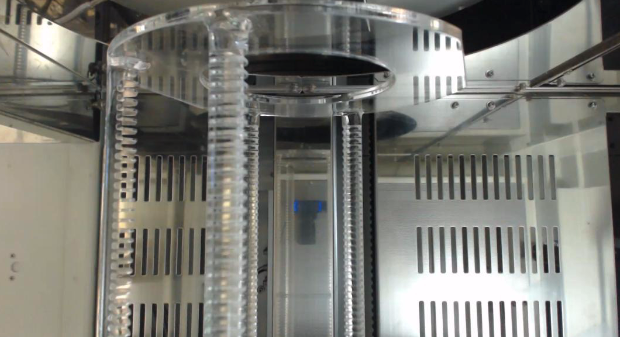
#> input picture data/calibration/sample_template.png, 620 x 337 px
$ python -i process.py   (imports and definitions only)   (older library calls are emulated)
#> lines starting #> are read from the running program, lines starting #| are printed output that depends on the picture; after the words box and inside, x2 and y2 are one past the last pixel; in counts of white or black regions, pixels touching at a corner belong together
#> further down, picture is the input picture: shape (337, 620, 3); mean B, G, R 117.8, 124.4, 124.6
import cv2


def drawcontour(img):
    img2 = cv2.cvtColor(img, cv2.COLOR_BGR2GRAY)
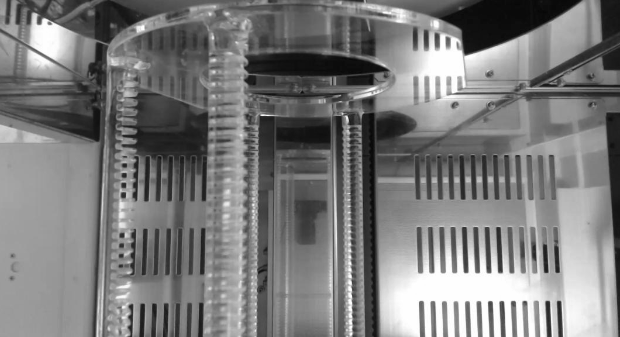
#> img2: shape (337, 620); min 7, max 255, mean 123.7
    imshow_(img2)
    img2 = cv2.Canny(img2, 50, 500)
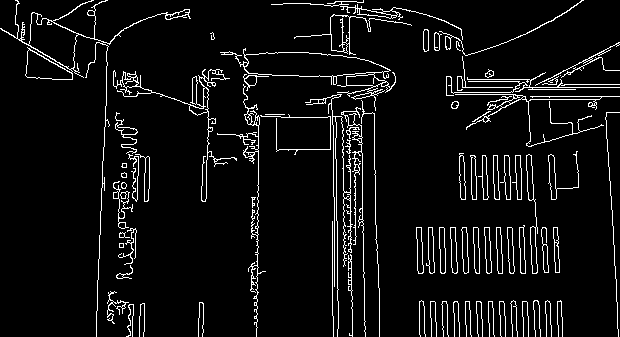
#> img2: shape (337, 620); 6.3% white in thin lines or dots
    imshow_(img2)
    kernel = cv2.getStructuringElement(cv2.MORPH_RECT, (1, 1))
    #img2 = cv2.morphologyEx(img2 , cv2.MORPH_CLOSE, kernel)
    imshow_(img2)
    img2, contours, hierarchy = cv2.findContours(img2.copy(), cv2.RETR_LIST, cv2.CHAIN_APPROX_SIMPLE)
#> contours = 195 contours, 87 with area under 20; largest, box (x1, y1, x2, y2) and area: (220, 48, 396, 111) 3166, (0, 0, 191, 337) 2686, (244, 52, 390, 77) 2646, (28, 12, 79, 70) 1571, (25, 49, 73, 80) 798


    for c in contours:

        peri = cv2.arcLength(c, True)
        approx = cv2.approxPolyDP(c, 0.02 * peri, True)

        area = cv2.contourArea(c)
        x, y, w, h = cv2.boundingRect(c)
        aspectratio = float(w) / h
        height, width, channels = img.shape
        pick_area = w * h
        total_area = width * height
        #extent = float(pick_area) / total_area
        extent = float(area) / total_area

        #if len(approx) == 4 and (extent) > 0.005:
        cv2.drawContours(img, [approx], -1, (255, 0, 0), 1)
        imshow_(img)
#> this loop made 195 passes
#> (peri, approx, area, x, y, w, h, aspectratio) on passes 29, 33, 38: (234.6, [[350, 254], [352, 336]], 45, 348, 254, 5, 83, 0.0602), (66.73, [[555, 242], [558, 247], [558, 272], [555, 271]], 115.5, 554, 242, 6, 31, 0.194), (99.31, [[520, 227], [523, 228], [524, 273], [520, 271]], 205, 519, 227, 7, 47, 0.149)
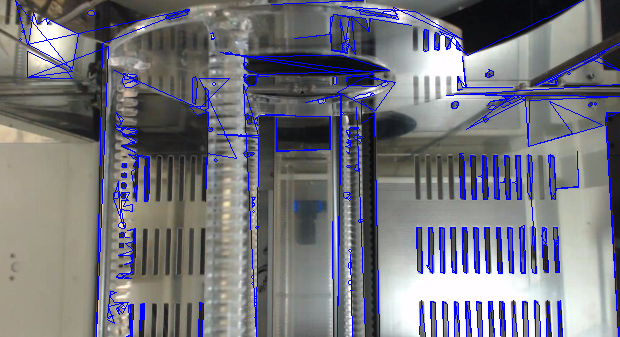
#> img: shape (337, 620, 3); 6.69% of pixels changed, all inside (x1, y1, x2, y2) = (15, 0, 620, 337)

    return img

def imshow_(img):
    cv2.imshow('processing',img)
    cv2.waitKey(0)

>>> import cv2
>>> picture = cv2.imread('../data/calibration/sample_template.png')
>>> result = drawcontour(picture)
